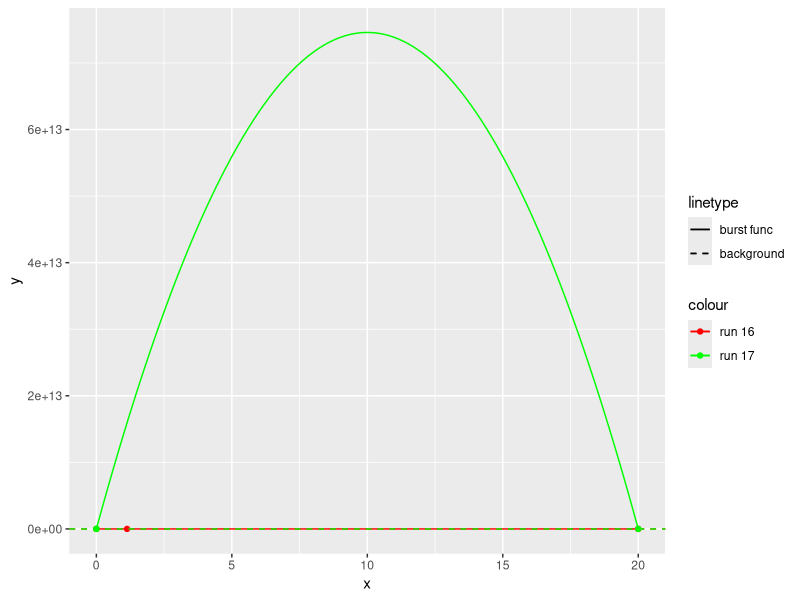

Generate this figure with R:
## ---- chunk 1
knitr::opts_chunk$set(echo = TRUE)
## ---- chunk 2
library(ggplot2)

run16_v_x <- c(0,1.13312,20)
run16_v_y <- c(0.219381,0.229429,0.328992)
run16_v_t <- data.frame(x=run16_v_x,y=run16_v_y)
run16_vb <- 3.18886e-253

run16_v_model <- lm(y ~ poly(x,2),data=run16_v_t)
run16_v_model_pred <- function(x) {
  predict(run16_v_model,newdata = data.frame(x=x))
  }


run17_v_x <- c(0,9.45249e-98,20)
run17_v_y <- c(0.135636,0.180604,0.443775)
run17_v_t <- data.frame(x=run17_v_x,y=run17_v_y)
run17_vb <- 0.267058

run17_v_model <- lm(y ~ poly(x,2),data=run17_v_t)
run17_v_model_pred <- function(x) {
  predict(run17_v_model,newdata = data.frame(x=x))
  }



run18_v_x <- c(0,1.13312,20)
run18_v_y <- c(0.219381,0.229429,0.328992)
run18_v_t <- data.frame(x=run18_v_x,y=run18_v_y)
run18_vb <- 3.18886e-253

run18_v_model <- lm(y ~ poly(x,2),data=run18_v_t)
run18_v_model_pred <- function(x) {
  predict(run18_v_model,newdata = data.frame(x=x))
  }




linetype_scale <- c('1'='solid','2'='dashed')
linetype_scale_labels <- c('1'='burst func','2'='background')
color_scale <- c('16'='red','17'='green','18'='blue')
color_scale_labels <- c('16'='run 16','17'='run 17','18'='run 18')


a = ggplot()+
  scale_linetype_manual(values= linetype_scale,labels=linetype_scale_labels)+
  scale_color_manual(values= color_scale,labels=color_scale_labels)+
  geom_point(data=run16_v_t, aes(x=x, y=y,color='16'))+
  stat_function(data=run16_v_t,aes(x,linetype='1',color='16'),fun=run16_v_model_pred) +
  geom_hline(aes(yintercept=run16_vb,linetype='2',color='16'))+
  
  geom_point(data=run17_v_t, aes(x=x, y=y,color='17'))+
  stat_function(data=run17_v_t,aes(x,linetype='1',color='17'),fun=run17_v_model_pred) +
  geom_hline(aes(yintercept=run17_vb,linetype='2',color='17'))

print(a)
